Frame 1 (no input): blank canvas, image omitted
Frame 60 (the mouse pressed at the canvas centre just before this capture): blank canvas, image omitted
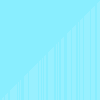
Frame 120 (the mouse held since frame 60 and released just before this capture)

The Processing sketch whose frames 1 and 60 were blank and that drew this single picture after the mouse press (run headless with seeded random() and noise(); from frame 60 on, the mouse is pressed at the canvas centre):

// Processing sketch: visual_array_sorter
// ── visual_array_sorter.pde
//1. create an array of ints. don't initialize it yet.
int[] number;
void setup() {
  //2. set the size of your window
  //  if you are using Processing 3, you cannot use variables
  //  because the developers don't know how programming is supposed to work.
background(width,height);
  //3. initialize your array with the built in width variable
  number = new int[width];
  //4. initialize the ints in the array with random numbers
  //   from 0 to the built in height variable

  //5. call the noStroke() method
noStroke();
}

void draw() {
  //6. set the background color with background(r, g, b);
background(#89EEFF);
  //7. set the color for your graph
fill(#98F0FF);
  //8. draw a rectangle for each int in your array.
  for(int i = 0; i < width; i++){
    rect(number[i], height, 1, -number[i]);
  }
  //   the x value will be the current index in the array
  //   the y value will the height variable
  //   the width is 1 (one)
  //   the height is negative the value of the element at the current index of the array


  //9. call the stepSort method
stepSort(number);
  //10. extract the code that randomizes the array into a method.

  //11. call the method you made in step 10 when the mouse is pressed
if(mousePressed){
r();
}
}

void stepSort(int[] arr) {
  for (int i = 1; i < arr.length; i++) {
    if (arr[i - 1] > arr[i]) {
      int t = arr[i];
      arr[i] = arr[i - 1];
      arr[i - 1] = t;
    }
  }
}
void r (){
for(int i = 0; i < width; i++){
number[i] = (int) random (0,height);
}
}
